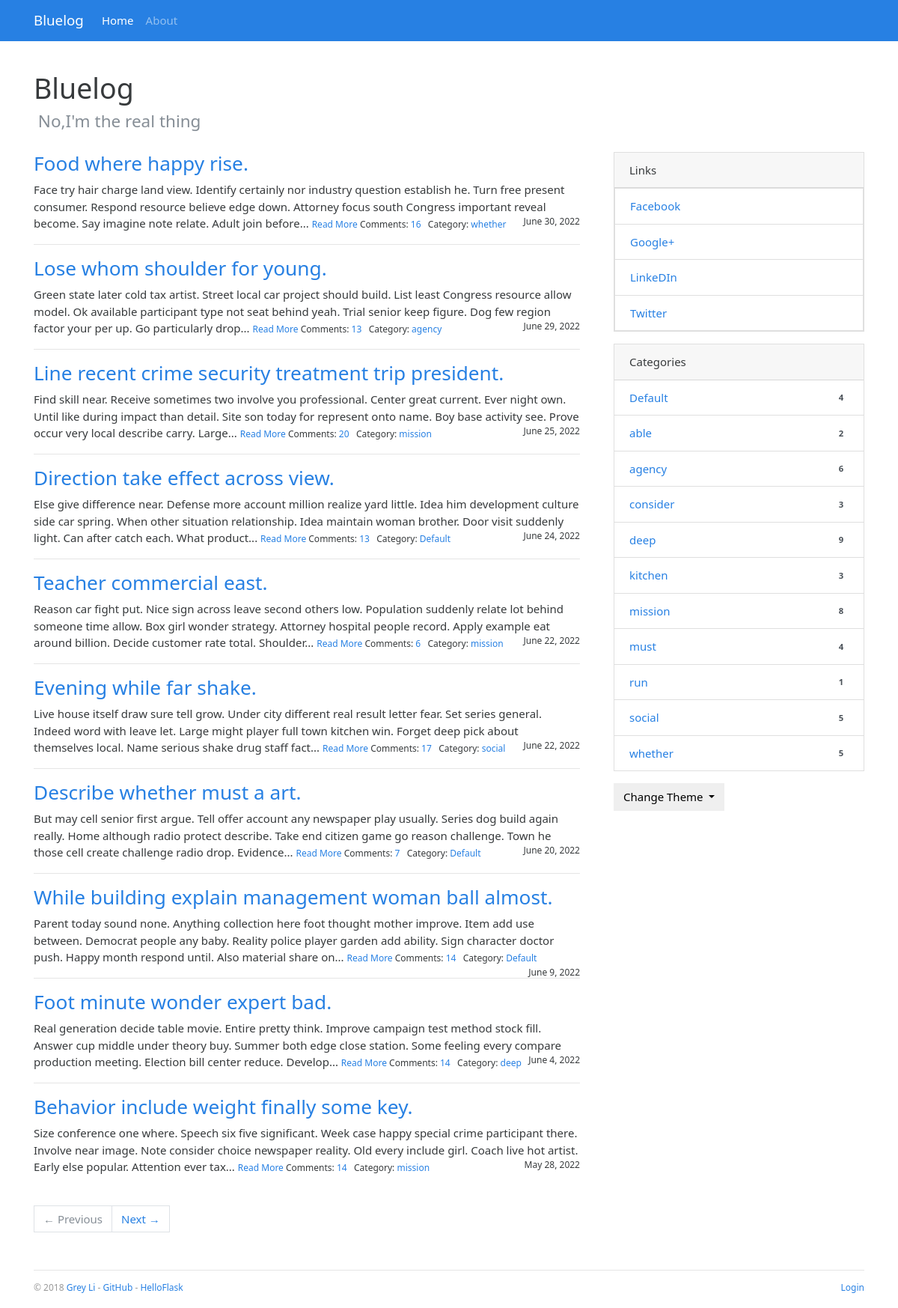
The page / on the database its author committed.
### bluelog/models.py (models this page shows, shortened)
class Admin(db.Model,UserMixin):
    id = db.Column(db.Integer,primary_key=True)
    username = db.Column(db.String(20))
    password_hash = db.Column(db.String(128))
    blog_title = db.Column(db.String(60))
    blog_sub_title = db.Column(db.String(100))
    name = db.Column(db.String(30))
    about = db.Column(db.Text)

class Post(db.Model):
    id = db.Column(db.Integer,primary_key=True)
    title = db.Column(db.String(30))
    body = db.Column(db.Text)
    timestamp = db.Column(db.DateTime,default=datetime.utcnow,index=True)
    can_comment = db.Column(db.Boolean,default=True)
    category_id = db.Column(db.Integer,db.ForeignKey('category.id'))
    category = db.relationship('Category',back_populates='posts')
    comments = db.relationship('Comment',back_populates='post',cascade='all,delete-orphan')

class Category(db.Model):
    id = db.Column(db.Integer,primary_key=True)
    name = db.Column(db.String(30),unique=True)
    posts = db.relationship('Post',back_populates='category')

class Link(db.Model):
    id = db.Column(db.Integer,primary_key=True)
    name = db.Column(db.String(30))
    url = db.Column(db.String(255))

### bluelog/blueprints/blog.py (the view)
@blog_bp.route('/')
def index():
    page = request.args.get('page', 1, type=int)
    per_page = current_app.config['BLUELOG_POST_PER_PAGE']
    pagination = Post.query.order_by(Post.timestamp.desc()).paginate(page, per_page=per_page)
    posts = pagination.items
    return render_template('blog/index.html', pagination=pagination, posts=posts)

### bluelog/__init__.py (called while the page is built)
def register_template_context(app):
    @app.context_processor
    def make_template_context():
        admin = Admin.query.first()
        categories = Category.query.order_by(Category.name).all()
        links = Link.query.order_by(Link.name).all()
        if current_user.is_authenticated:
            unread_comments = Comment.query.filter_by(reviewed=False).count()
        else:
            unread_comments = None
        return dict(admin=admin, categories=categories, links=links, unread_comments=unread_comments)

def register_request_handlers(app):
    @app.after_request
    def query_profiler(response):
        for q in get_debug_queries():
            if q.duration >= app.config['BLUELOG_SLOW_QUERY_THRESHOLD']:
                app.logger.warning(
                    'Slow query: Duration: %fs\n Context: %s\n Query: %s\n'
                    % (q.duration, q.context, q.statement)
                )
        return response

### bluelog/templates/blog/index.html (shortened to what this page needs)
{% extends 'base.html' %}
{% from 'bootstrap/pagination.html' import render_pager %}
{% block content %}
    <div class="page-header">
        <h1 class="dispaly-3">{{ admin.blog_title|default('Blog Title') }}</h1>
        <h4 class="text-muted">&nbsp;{{ admin.blog_sub_title|default('Blog Subtitle') }}</h4>
    </div>
    <div class="row">
        <div class="col-sm-8">
            {% include 'blog/_posts.html' %}
            {% if posts %}
                <div class="page-footer">
                    {{ render_pager(pagination) }}
                </div>
            {% endif %}
        </div>
        <div class="col-sm-4 sidebar">
            {% include 'blog/_sidebar.html' %}
        </div>
    </div>
{% endblock content %}

### bluelog/templates/base.html (shortened to what this page needs)
{% from 'bootstrap/nav.html' import render_nav_item %}
<!DOCTYPE html>
<html lang="en">
<head>
    {% block head %}
    <link rel="stylesheet"
          href="{{ url_for('static', filename='css/%s.min.css' % request.cookies.get('theme', 'perfect_blue')) }}"
          type="text/css">
    <link rel="stylesheet" href="{{ url_for('static', filename='css/style.css') }}" type="text/css">
    {% endblock head %}
</head>
<body>
{% block nav %}
<nav class="navbar navbar-expand-lg navbar-dark bg-primary">
    <div class="container">
        <a class="navbar-brand" href="{{ url_for('blog.index') }}">{{ admin.blog_title }}</a>
        <div class="collapse navbar-collapse" id="navbarColor01">
            <ul class="navbar-nav mr-auto">
                {{ render_nav_item('blog.index', 'Home') }}
                {{ render_nav_item('blog.about', 'About') }}
            </ul>
        </div>
    </div>
</nav>
{% endblock nav %}
<main class="container">
    {% block content %}{% endblock content %}
    {% block footer %}
    <footer>
        <p class="float-left">
            <small> &copy; 2018 <a href="http://greyli.com" title="Written by Grey Li">Grey Li</a> -
                <a href="https://github.com/greyli/bluelog" title="Fork me on GitHub">GitHub</a> -
                <a href="http://helloflask.com" title="A HelloFlask project">HelloFlask</a>
            </small>
        </p>
        <p class="float-right">
            <small>
                {% if current_user.is_authenticated %}
                <a href="{{ url_for('auth.logout', next=request.full_path) }}">Logout</a>
                {% else %}
                <a href="{{ url_for('auth.login', next=request.full_path) }}">Login</a>
                {% endif %}
            </small>
        </p>
    </footer>
    {% endblock footer %}
</main>
</body>
</html>

### bluelog/templates/blog/_posts.html (shortened to what this page needs)
{% if posts %}
    {% for post in posts %}
        <h3 class="text-primary">
            <a href="{{ url_for('.show_post',post_id=post.id) }}">{{ post.title }}</a>
        </h3>
        {{ post.body|striptags|truncate }}
        <small>
            <a href=""{{ url_for('.show_post',post_id=post.id) }}>Read More</a>
        </small>
        <small>
            Comments: <a href="{{ url_for('.show_post',post_id=post.id) }}#comments">{{ post.comments|length }}</a>&nbsp;&nbsp;
            Category: <a href="{{ url_for('.show_category',category_id=post.category.id) }}">{{ post.category.name }}</a>
            <span class="float-right">{{ moment(post.timestamp).format('LL') }}</span>
        </small>
        {% if not loop.last %}
            <hr>
        {% endif %}
    {% endfor %}
{% endif %}

### bluelog/templates/blog/_sidebar.html (shortened to what this page needs)
{% if links %}
    <div class="card mb-3">
        <div class="card-header">Links</div>
        {% for link in links %}
            <li class="list-group-item  list-group-item-action d-flex justify-content-between align-items-center">
                <a href="{{ link.url }}" target="_blank">{{ link.name }}</a>
            </li>
        {% endfor %}
    </div>
{% endif %}
{% if categories %}
    <div class="card mb-3">
        <div class="card-header">
            Categories
        </div>
        <ul class="list-group list-group-flush">
            {% for category in categories %}
            <li class="list-group-item  list-group-item-action d-flex justify-content-between align-items-center">
                <a href="{{ url_for('blog.show_category',category_id=category.id) }}" >{{ category.name }}</a>
                <span class="badge badge-prrimary badge-pill">
                    {{ category.posts|length }}
                </span>
            </li>
            {% endfor %}
        </ul>
    </div>
{% endif %}
<div class="dropdown">
    <button class="btn btn-default dropdown-toggle" type="button" id="dropdownMenuButton"
            data-toggle="dropdown" aria-haspopup="true" aria-expanded="false">
        Change Theme
    </button>
</div>

### bluelog/static/css/style.css (style rules this page uses)
nav { margin-bottom: 20px; }
.page-header { padding-top: 20px; padding-bottom: 20px; }
.sidebar { padding-left: 30px; }
footer { margin-top: 30px; padding: 10px 0 40px; color: #999; border-top: 1px solid #e5e5e5; }
.page-footer { padding-top: 40px; }

### rows shown on the page
Admin: blog_title "Bluelog", blog_sub_title "No,I'm the real thing"
Post: title "Food where happy rise.", body "Face try hair charge land view. Identify certainly nor industry question establish he. Turn free present consumer. Respond resource believe edge down. Attorney focus south Congress important reveal become. Say imagine note relate. Adult join before...", comments|length "16", category.name "whether", timestamp "June 30, 2022"
Post: title "Lose whom shoulder for young.", body "Green state later cold tax artist. Street local car project should build. List least Congress resource allow model. Ok available participant type not seat behind yeah. Trial senior keep figure. Dog few region factor your per up. Go particularly drop...", comments|length "13", category.name "agency", timestamp "June 29, 2022"
Post: title "Line recent crime security treatment trip president.", body "Find skill near. Receive sometimes two involve you professional. Center great current. Ever night own. Until like during impact than detail. Site son today for represent onto name. Boy base activity see. Prove occur very local describe carry. Large...", comments|length "20", category.name "mission", timestamp "June 25, 2022"
Post: title "Direction take effect across view.", body "Else give difference near. Defense more account million realize yard little. Idea him development culture side car spring. When other situation relationship. Idea maintain woman brother. Door visit suddenly light. Can after catch each. What product...", comments|length "13", category.name "Default", timestamp "June 24, 2022"
Post: title "Teacher commercial east.", body "Reason car fight put. Nice sign across leave second others low. Population suddenly relate lot behind someone time allow. Box girl wonder strategy. Attorney hospital people record. Apply example eat around billion. Decide customer rate total. Shoulder...", comments|length "6", category.name "mission", timestamp "June 22, 2022"
Post: title "Evening while far shake.", body "Live house itself draw sure tell grow. Under city different real result letter fear. Set series general. Indeed word with leave let. Large might player full town kitchen win. Forget deep pick about themselves local. Name serious shake drug staff fact...", comments|length "17", category.name "social", timestamp "June 22, 2022"
Post: title "Describe whether must a art.", body "But may cell senior first argue. Tell offer account any newspaper play usually. Series dog build again really. Home although radio protect describe. Take end citizen game go reason challenge. Town he those cell create challenge radio drop. Evidence...", comments|length "7", category.name "Default", timestamp "June 20, 2022"
Post: title "While building explain management woman ball almost.", body "Parent today sound none. Anything collection here foot thought mother improve. Item add use between. Democrat people any baby. Reality police player garden add ability. Sign character doctor push. Happy month respond until. Also material share on...", comments|length "14", category.name "Default", timestamp "June 9, 2022"
Post: title "Foot minute wonder expert bad.", body "Real generation decide table movie. Entire pretty think. Improve campaign test method stock fill. Answer cup middle under theory buy. Summer both edge close station. Some feeling every compare production meeting. Election bill center reduce. Develop...", comments|length "14", category.name "deep", timestamp "June 4, 2022"
Post: title "Behavior include weight finally some key.", body "Size conference one where. Speech six five significant. Week case happy special crime participant there. Involve near image. Note consider choice newspaper reality. Old every include girl. Coach live hot artist. Early else popular. Attention ever tax...", comments|length "14", category.name "mission", timestamp "May 28, 2022"
Link: name "Facebook"
Link: name "Google+"
Link: name "LinkeDIn"
Link: name "Twitter"
Category: name "Default", posts|length "4"
Category: name "able", posts|length "2"
Category: name "agency", posts|length "6"
Category: name "consider", posts|length "3"
Category: name "deep", posts|length "9"
Category: name "kitchen", posts|length "3"
Category: name "mission", posts|length "8"
Category: name "must", posts|length "4"
Category: name "run", posts|length "1"
Category: name "social", posts|length "5"
Category: name "whether", posts|length "5"

### other values the page prints
{{ render_nav_item('blog.index', 'Home') }} "Home"
{{ render_nav_item('blog.about', 'About') }} "About"
{{ render_pager(pagination) }} "← Previous Next →"
